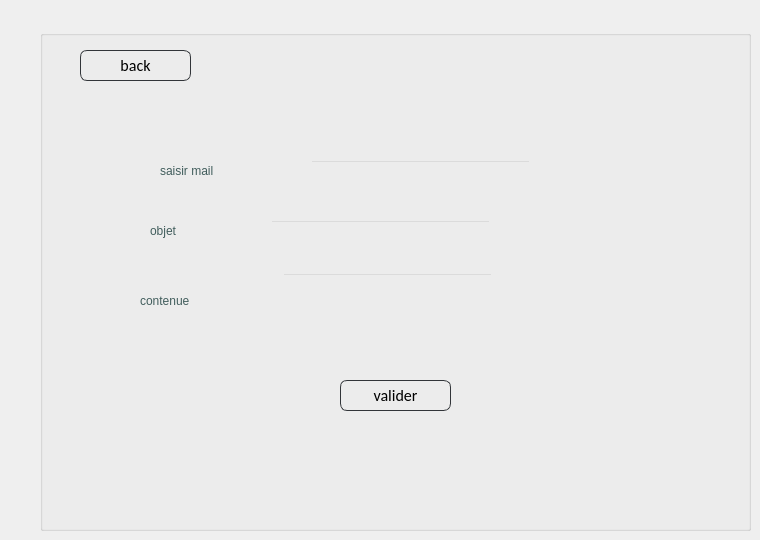
      <widget class="QWidget" name="page_12">
       <widget class="QGroupBox" name="groupBox_2">
        <property name="geometry">
         <rect>
          <x>40</x>
          <y>30</y>
          <width>711</width>
          <height>501</height>
         </rect>
        </property>
        <property name="styleSheet">
         <string notr="true">background:transparent;</string>
        </property>
        <property name="title">
         <string/>
        </property>
        <widget class="QLabel" name="label_3">
         <property name="geometry">
          <rect>
           <x>120</x>
           <y>120</y>
           <width>141</width>
           <height>41</height>
          </rect>
         </property>
         <property name="styleSheet">
          <string notr="true">color:rgb(65, 93, 92);

font: 18pt &quot;Allura&quot;;
background: transparent;
</string>
         </property>
         <property name="text">
          <string>saisir mail</string>
         </property>
        </widget>
        <widget class="QLineEdit" name="adresse">
         <property name="geometry">
          <rect>
           <x>270</x>
           <y>130</y>
           <width>221</width>
           <height>24</height>
          </rect>
         </property>
        </widget>
        <widget class="QPushButton" name="ajoutSalle_38">
         <property name="geometry">
          <rect>
           <x>300</x>
           <y>350</y>
           <width>111</width>
           <height>31</height>
          </rect>
         </property>
         <property name="styleSheet">
          <string notr="true">
QPushButton
{
	background: transparent;
	border-style:solid;
	border-radius:7px;
	border-width:1px;
border-color: rgb(50, 53, 57);
	color:rgb(0,0,0);
	font-size:16px;
font-family:Calibri;
}

QPushButton:hover
{
	background-color: #00000000;
	border-color: rgb(30, 227, 0);
	/*color:rgb(30, 227, 0);*/
}

QPushButton:focus
{
	background-color:  rgb(30, 227, 0);
	border-color: rgba(30, 227, 0,0);
	color:rgb(255, 255, 255);
}
</string>
         </property>
         <property name="text">
          <string>valider</string>
         </property>
        </widget>
        <widget class="QLineEdit" name="contenue">
         <property name="geometry">
          <rect>
           <x>242</x>
           <y>243</y>
           <width>211</width>
           <height>81</height>
          </rect>
         </property>
        </widget>
        <widget class="QLabel" name="label_4">
         <property name="geometry">
          <rect>
           <x>100</x>
           <y>250</y>
           <width>141</width>
           <height>41</height>
          </rect>
         </property>
         <property name="styleSheet">
          <string notr="true">color:rgb(65, 93, 92);

font: 18pt &quot;Allura&quot;;
background: transparent;
</string>
         </property>
         <property name="text">
          <string>contenue</string>
         </property>
        </widget>
        <widget class="QLabel" name="label_6">
         <property name="geometry">
          <rect>
           <x>110</x>
           <y>180</y>
           <width>141</width>
           <height>41</height>
          </rect>
         </property>
         <property name="styleSheet">
          <string notr="true">color:rgb(65, 93, 92);

font: 18pt &quot;Allura&quot;;
background: transparent;
</string>
         </property>
         <property name="text">
          <string>objet</string>
         </property>
        </widget>
        <widget class="QLineEdit" name="objet">
         <property name="geometry">
          <rect>
           <x>230</x>
           <y>190</y>
           <width>221</width>
           <height>24</height>
          </rect>
         </property>
        </widget>
        <widget class="QPushButton" name="ajoutSalle_40">
         <property name="geometry">
          <rect>
           <x>40</x>
           <y>20</y>
           <width>111</width>
           <height>31</height>
          </rect>
         </property>
         <property name="styleSheet">
          <string notr="true">
QPushButton
{
	background: transparent;
	border-style:solid;
	border-radius:7px;
	border-width:1px;
border-color: rgb(50, 53, 57);
	color:rgb(0,0,0);
	font-size:16px;
font-family:Calibri;
}

QPushButton:hover
{
	background-color: #00000000;
	border-color: rgb(30, 227, 0);
	/*color:rgb(30, 227, 0);*/
}

QPushButton:focus
{
	background-color:  rgb(30, 227, 0);
	border-color: rgba(30, 227, 0,0);
	color:rgb(255, 255, 255);
}
</string>
         </property>
         <property name="text">
          <string>back</string>
         </property>
        </widget>
       </widget>
      </widget>
